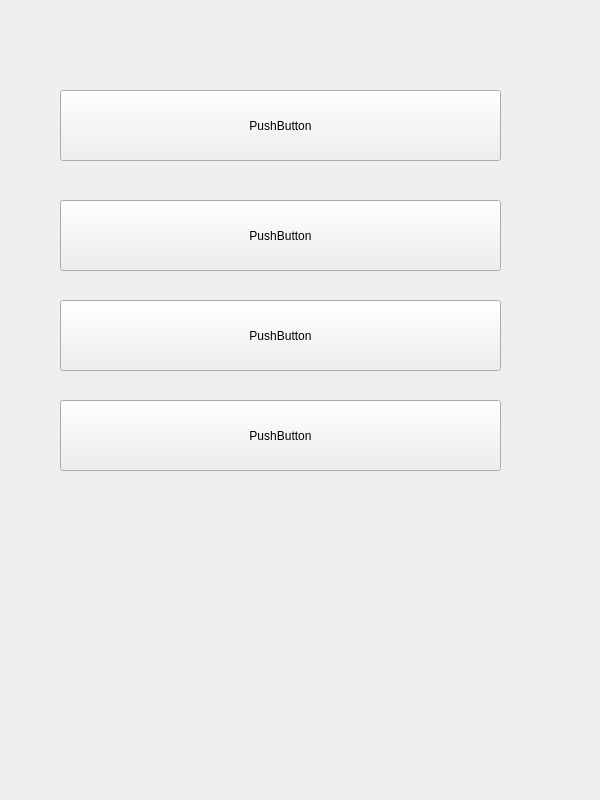
<?xml version="1.0" encoding="UTF-8"?>
<ui version="4.0">
 <class>Widget</class>
 <widget class="QWidget" name="Widget">
  <property name="geometry">
   <rect>
    <x>0</x>
    <y>0</y>
    <width>600</width>
    <height>800</height>
   </rect>
  </property>
  <property name="minimumSize">
   <size>
    <width>600</width>
    <height>800</height>
   </size>
  </property>
  <property name="maximumSize">
   <size>
    <width>600</width>
    <height>800</height>
   </size>
  </property>
  <property name="windowTitle">
   <string>Widget</string>
  </property>
  <widget class="QPushButton" name="pushButton">
   <property name="geometry">
    <rect>
     <x>60</x>
     <y>90</y>
     <width>441</width>
     <height>71</height>
    </rect>
   </property>
   <property name="text">
    <string>PushButton</string>
   </property>
   <property name="autoDefault">
    <bool>false</bool>
   </property>
  </widget>
  <widget class="QPushButton" name="pushButton_2">
   <property name="geometry">
    <rect>
     <x>60</x>
     <y>200</y>
     <width>441</width>
     <height>71</height>
    </rect>
   </property>
   <property name="text">
    <string>PushButton</string>
   </property>
  </widget>
  <widget class="QPushButton" name="pushButton_3">
   <property name="geometry">
    <rect>
     <x>60</x>
     <y>300</y>
     <width>441</width>
     <height>71</height>
    </rect>
   </property>
   <property name="text">
    <string>PushButton</string>
   </property>
  </widget>
  <widget class="QPushButton" name="pushButton_4">
   <property name="geometry">
    <rect>
     <x>60</x>
     <y>400</y>
     <width>441</width>
     <height>71</height>
    </rect>
   </property>
   <property name="text">
    <string>PushButton</string>
   </property>
  </widget>
 </widget>
 <resources/>
 <connections/>
</ui>
